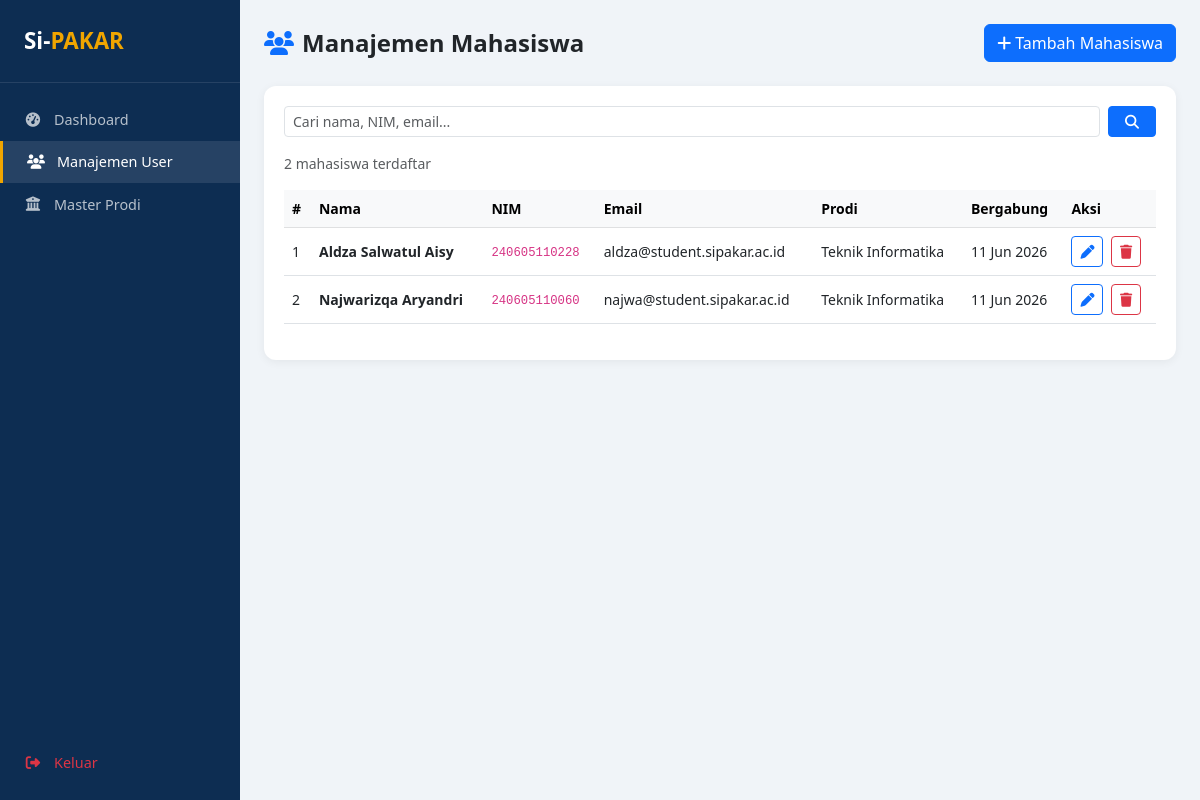
The page /admin/users.php (signed in) on the database its author committed.
### tables this page shows
CREATE TABLE users (
    id          INT AUTO_INCREMENT PRIMARY KEY,
    nama        VARCHAR(100) NOT NULL,
    nim         VARCHAR(20)  UNIQUE,
    email       VARCHAR(100) NOT NULL UNIQUE,
    password    VARCHAR(255) NOT NULL,
    role        ENUM('admin','student') NOT NULL DEFAULT 'student',
    prodi       VARCHAR(100),
    fakultas    VARCHAR(100),
    created_at  TIMESTAMP DEFAULT CURRENT_TIMESTAMP
);

### admin/users.php (the view, shortened to what this page needs)
<?php
require_once __DIR__ . '/../includes/auth.php';
$pdo    = getDB();
$action = $_GET['action'] ?? 'list';
$search = trim($_GET['q'] ?? '');
if ($search) {
    $stmt = $pdo->prepare("SELECT * FROM users WHERE role='student' AND (nama LIKE ? OR nim LIKE ? OR email LIKE ?) ORDER BY nama");
    $stmt->execute(["%$search%","%$search%","%$search%"]);
} else {
    $stmt = $pdo->query("SELECT * FROM users WHERE role='student' ORDER BY nama");
}
$allUsers = $stmt->fetchAll();
?>
<!DOCTYPE html>
<html lang="id">
<head>
<link href="https://cdn.jsdelivr.net/npm/bootstrap@5.3.0/dist/css/bootstrap.min.css" rel="stylesheet">
<link href="https://cdnjs.cloudflare.com/ajax/libs/font-awesome/6.4.0/css/all.min.css" rel="stylesheet">
</head>
<body>
<nav class="sidebar">
  <div class="brand">Si-<span>PAKAR</span></div>
  <ul class="nav flex-column">
    <li><a href="dashboard.php" class="nav-link"><i class="fa fa-gauge-high fa-fw"></i><span>Dashboard</span></a></li>
    <li><a href="users.php" class="nav-link active"><i class="fa fa-users fa-fw"></i><span>Manajemen User</span></a></li>
    <li><a href="prodi.php" class="nav-link"><i class="fa fa-university fa-fw"></i><span>Master Prodi</span></a></li>
    <li style="position:absolute;bottom:1rem;width:100%">
      <a href="/sipakar/sipakar/logout.php" class="nav-link text-danger"><i class="fa fa-right-from-bracket fa-fw"></i><span>Keluar</span></a>
    </li>
  </ul>
</nav>
<div class="main-content">
  <div class="d-flex justify-content-between align-items-center mb-4">
    <h4 class="fw-bold mb-0"><i class="fa fa-users me-2 text-primary"></i>Manajemen Mahasiswa</h4>
    <?php if ($action === 'list'): ?>
    <a href="users.php?action=tambah" class="btn btn-primary"><i class="fa fa-plus me-1"></i>Tambah Mahasiswa</a>
    <?php else: ?>
    <a href="users.php" class="btn btn-outline-secondary"><i class="fa fa-arrow-left me-1"></i>Kembali</a>
    <?php endif; ?>
  </div>
  <div class="card-section">
    <form method="GET" class="mb-3 d-flex gap-2">
      <input type="text" name="q" class="form-control form-control-sm" placeholder="Cari nama, NIM, email..." value="<?= htmlspecialchars($search) ?>">
      <button class="btn btn-sm btn-primary px-3"><i class="fa fa-search"></i></button>
    </form>
    <p class="small text-muted"><?= count($allUsers) ?> mahasiswa terdaftar</p>
    <div class="table-responsive">
      <table class="table table-hover small align-middle">
        <thead class="table-light">
          <tr><th>#</th><th>Nama</th><th>NIM</th><th>Email</th><th>Prodi</th><th>Bergabung</th><th>Aksi</th></tr>
        </thead>
        <tbody>
        <?php foreach ($allUsers as $i => $u): ?>
        <tr>
          <td><?= $i+1 ?></td>
          <td class="fw-semibold"><?= htmlspecialchars($u['nama']) ?></td>
          <td><code><?= htmlspecialchars($u['nim'] ?? '-') ?></code></td>
          <td><?= htmlspecialchars($u['email']) ?></td>
          <td><?= htmlspecialchars($u['prodi'] ?? '-') ?></td>
          <td><?= date('d M Y', strtotime($u['created_at'])) ?></td>
          <td>
            <a href="users.php?action=edit&id=<?= $u['id'] ?>" class="btn btn-sm btn-outline-primary me-1"><i class="fa fa-pen"></i></a>
            <a href="users.php?action=hapus&id=<?= $u['id'] ?>"
               class="btn btn-sm btn-outline-danger"
               onclick="return confirm('Hapus akun <?= addslashes($u['nama']) ?>?')">
              <i class="fa fa-trash"></i>
            </a>
          </td>
        </tr>
        <?php endforeach; ?>
        </tbody>
      </table>
    </div>
  </div>
</div>
</body>
</html>

### admin/users.php (style rules this page uses)
:root { --primary:#1a4f8a; --accent:#f0a500; --sidebar:#0d2d52; }
body { background:#f0f4f8; font-family:'Segoe UI',sans-serif; }
.sidebar { width:240px; min-height:100vh; background:var(--sidebar); position:fixed; top:0;left:0; padding:1.5rem 0; z-index:100; }
.sidebar .brand { color:#fff; font-size:1.4rem; font-weight:800; padding:0 1.5rem 1.5rem; border-bottom:1px solid rgba(255,255,255,.1); margin-bottom:1rem; }
.sidebar .brand span { color:var(--accent); }
.sidebar .nav-link { color:rgba(255,255,255,.7); padding:.65rem 1.5rem; font-size:.9rem; display:flex; align-items:center; gap:.75rem; transition:all .2s; }
.sidebar .nav-link:hover,.sidebar .nav-link.active { color:#fff; background:rgba(255,255,255,.1); border-left:3px solid var(--accent); }
.main-content { margin-left:240px; padding:1.5rem; }
.card-section { background:#fff; border-radius:12px; padding:1.25rem; box-shadow:0 2px 10px rgba(0,0,0,.06); }

### rows shown on the page
users: nama "Aldza Salwatul Aisy", nim "240605110228", email "aldza@student.sipakar.ac.id", prodi "Teknik Informatika", created_at "11 Jun 2026"
users: nama "Najwarizqa Aryandri", nim "240605110060", email "najwa@student.sipakar.ac.id", prodi "Teknik Informatika", created_at "11 Jun 2026"

### other values the page prints
count($allUsers) "2"
